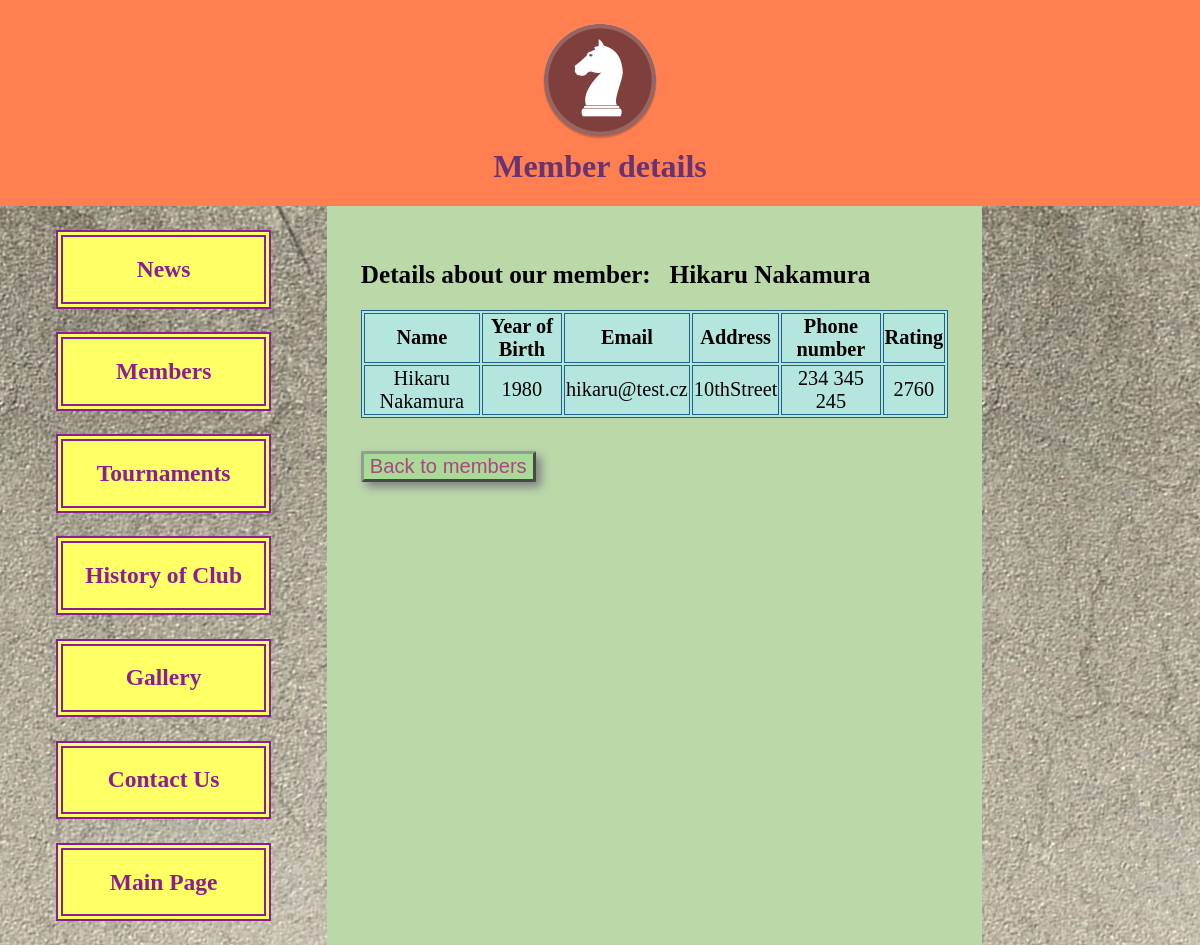
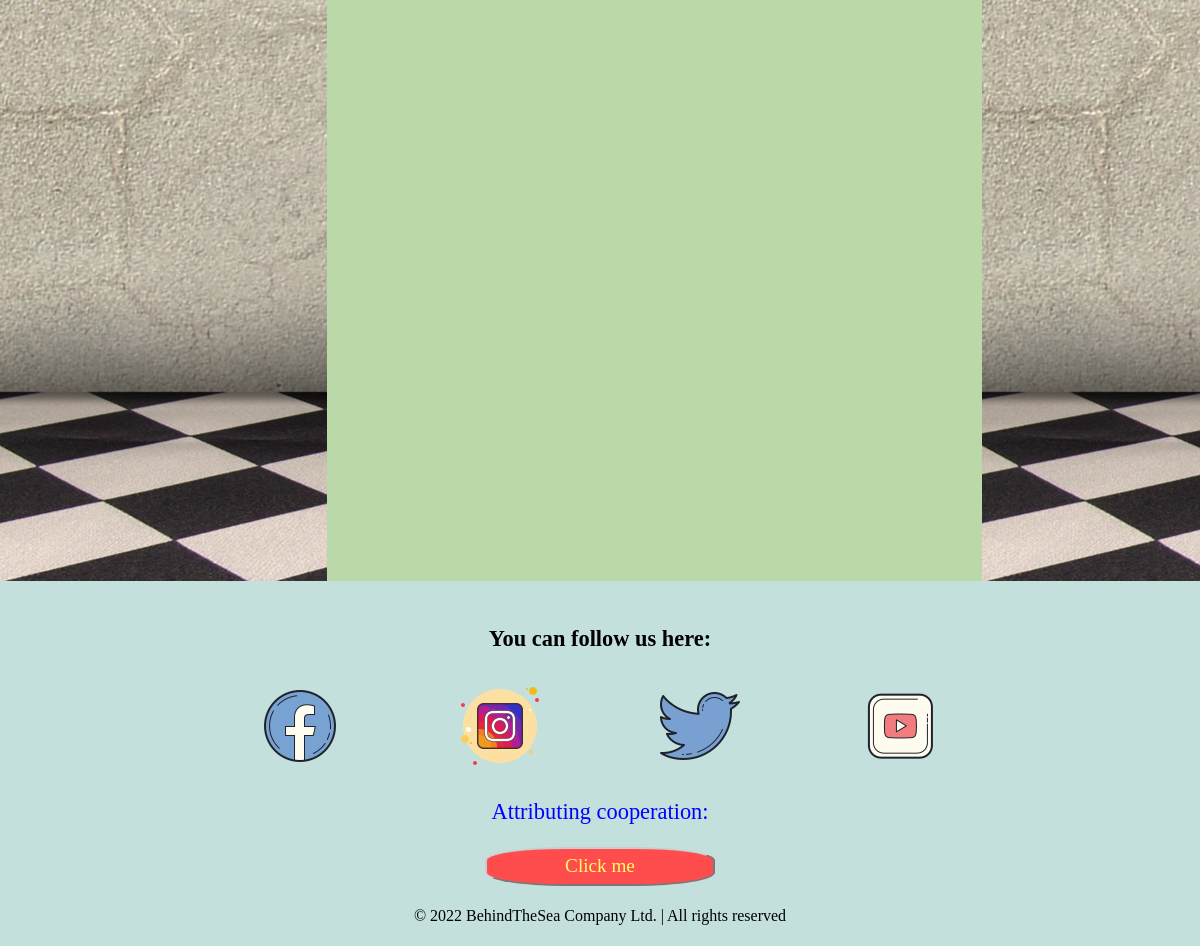
Page /chess_club/detail/2/ on the committed database (2 pictures, top to bottom).
### chess_club/models.py (models this page shows)
class Members(models.Model):
    objects = []
    firstname = models.CharField(max_length=200)
    lastname = models.CharField(max_length=200)
    birthyear = models.IntegerField()
    email = models.EmailField(max_length=200)
    address = models.CharField(max_length=200)
    phone = models.CharField(max_length=50)
    rating = models.IntegerField()

### chess_club/views.py (the view)
# urls.py: path('detail/<int:pk>/', views.detail, name="detail"),
def detail(request, pk):
    member_by_id = Members.objects.get(pk=pk)
    return render(request, 'detail.html', {'member_by_id': member_by_id})

### chess_club/templates/detail.html (shortened to what this page needs)
<!DOCTYPE html>
<html lang="en">
<head>
    {% load static %}
    <link rel="stylesheet" href="{% static 'style.css' %}">
</head>
<body>
    <header>
        <a class="link_back_to_home" href="{% url 'index' %}">
            <img id="logo_back_to_home" src="{% static 'icon_knight2.png' %}" alt="logo klubu"></a>
        <h1 class="head_caption">Member details</h1>
    </header>
    <nav class="menu">
        <ul id="menu_links_list">
            <li><a class="link_news" href="{% url 'news' %}">News</a></li>
            <li><a class="link_members" href="{% url 'members' %}">Members</a></li>
            <li><a class="link_tournaments" href="{% url 'tournaments' %}">Tournaments</a></li>
            <li><a class="link_history" href="{% url 'history' %}">History of Club</a></li>
            <li><a class="link_gallery" href="{% url 'gallery' %}">Gallery</a></li>
            <li><a class="link_contacts" href="{% url 'contacts' %}">Contact Us</a></li>
            <li><a class="link_back_to_home" href="{% url 'index' %}">Main Page</a></li>
        </ul>
    </nav>
    <main>
        <h2>Details about our member: &nbsp;&nbsp;{{ member_by_id.firstname }} {{ member_by_id.lastname }}</h2>
        <div id="table_member">
            <div class="main_grid_item">
                <table>
                    <tr>
                        <th>Name</th>
                        <th>Year of Birth</th>
                        <th>Email</th>
                        <th>Address</th>
                        <th>Phone number</th>
                        <th>Rating</th>
                    </tr>
                    <tr>
                        <td>{{ member_by_id.firstname }} {{ member_by_id.lastname }}</td>
                        <td>{{ member_by_id.birthyear }}</td>
                        <td>{{ member_by_id.email }}</td>
                        <td>{{ member_by_id.address }}</td>
                        <td>{{ member_by_id.phone }}</td>
                        <td>{{ member_by_id.rating }}</td>
                    </tr>
                </table>
            </div>
        </div>
        <a href="{% url 'members'  %}"><button id="back_members">Back to members</button></a>
    </main>
    <aside>
    </aside>
    <footer>
        <h3 id="follow_us">You can follow us here:</h3>
        <div id="icons-box">
            <a href="https://facebook.com"><img class="icons" src="{% static 'icon_fb.png' %}" alt="icon facebook"></a>
            <a href="https://instagram.com"><img class="icons" src="{% static 'icon_in.png' %}" alt="icon instagram"></a>
            <a href="https://twitter.com/"><img class="icons" src="{% static 'icon_tw.png' %}" alt="icon twitter"></a>
            <a href="https://youtube.com"><img class="icons" src="{% static 'icon_yt.png' %}" alt="icon youtube"></a>
        </div>
        <p id="terms">Attributing cooperation:</p>
        <a id="link_attribution" href="{% url 'attribution' %}"><button id="button_here" type="button">Click me</button></a>
        <p id="copyright">&copy; 2022 BehindTheSea Company Ltd.   |   All rights reserved </p>
    </footer>
</body>
</html>

### chess_club/static/style.css (style rules this page uses)
body { display: grid; grid-template-columns: 1fr; grid-template-areas: "header" "menu" "main" "aside" "footer"; margin: 0; padding: 0; background-color: #bbd8a9; }
a { text-decoration: none; }
header { grid-column: 1 / 4; grid-row: 1 / 2; grid-area: header; display: block; text-align: center; background-color: coral; }
.head_caption { margin-top: 0em; color: #693271; }
#logo_back_to_home { cursor: pointer; margin: 1em 0em 0em; }
.menu { grid-column: 1 / 2; grid-row: 2 / 3; grid-area: menu; background-color: #eabc78; font-size: 1.4em; }
.menu a { display: block; padding: 0.8em; text-align: center; font-weight: 900; font-family: Book Antiqua, Calibri, serif; }
#menu_links_list { margin: 0em 2.5em; padding: 0em; list-style-type: none; }
.menu ul li a { margin: 1em auto; border-style: double; border-width: 0.3em; background-color: #ffff66; color: #8c1e92; font-size: 1.05em; }
.link_news { margin-top: 1.8em; }
main { grid-column: 2 / 3; grid-row: 2 / 3; grid-area: main; padding: 2em 2em 2em 2em; background-color: #bbd8a9; font-family: Book Antiqua, Calibri, serif; }
.main_grid_item { position: relative; display: flex; align-items: center; justify-content: center; }
aside { grid-column: 3 / 4; grid-row: 2 / 3; grid-area: aside; background-color: #eabc78; }
footer { grid-column: 1 / 4; grid-row: 3 / 4; grid-area: footer; background-color: #c3e0dc; text-align: center; }
#follow_us { margin-top: 2em; font-size: 1.4em; margin-bottom: 0.7em; }
.icons { margin: 0.5em 3em; }
#terms { color: blue; text-decoration-color: #ffff66; font-size: 1.4em; margin-top: 0.5em; }
#button_here { width: 12em; margin-bottom: 0.3em; background-color: #ff4d4d; border-color: #ccc; color: #ffff66; font-family: Book Antiqua, Calibri, serif; font-size: 1.2em; height: 2em; border-radius: 35%; }
#copyright { margin-bottom: 1.3em; }
@media screen and (min-width: 700px) { body { display: grid; grid-template-columns: 1.5fr 3fr 1fr; grid-template-rows: auto auto auto; grid-template-areas: "header header header" "menu main aside" "footer footer footer"; } }

### rows in the picture
Members: firstname "Hikaru", lastname "Nakamura", birthyear "1980", email "hikaru@test.cz", address "10thStreet", phone "234 345 245", rating "2760"
